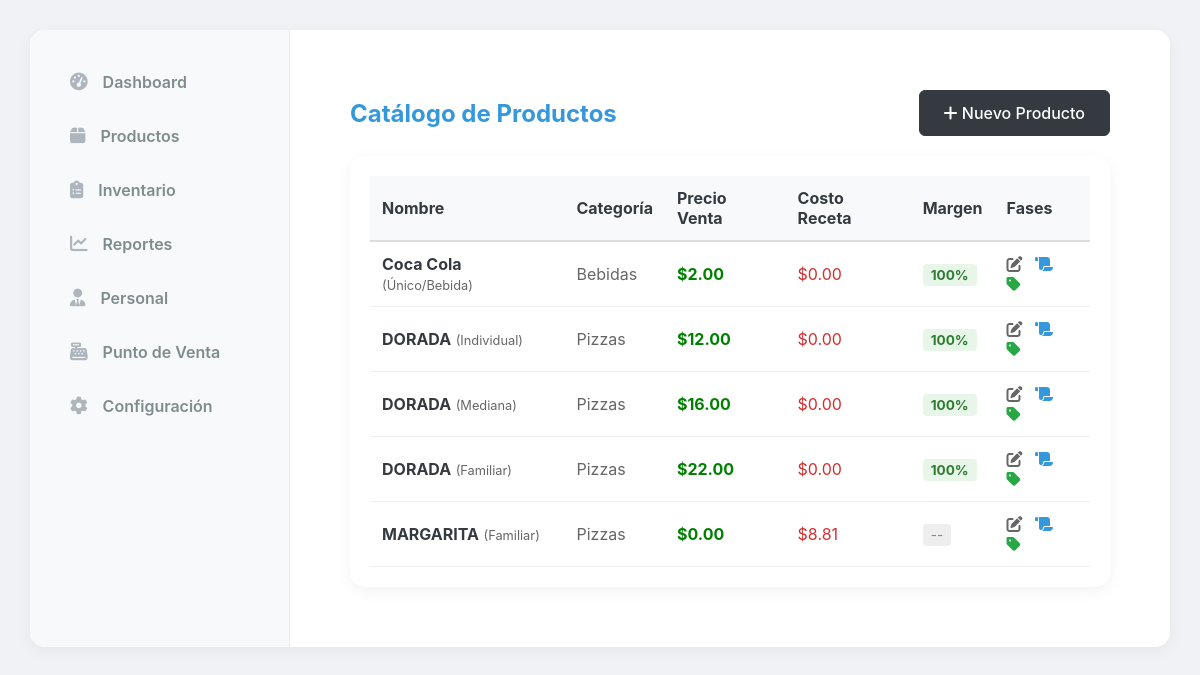
Page /productos/ (signed in) on the earlier database version.
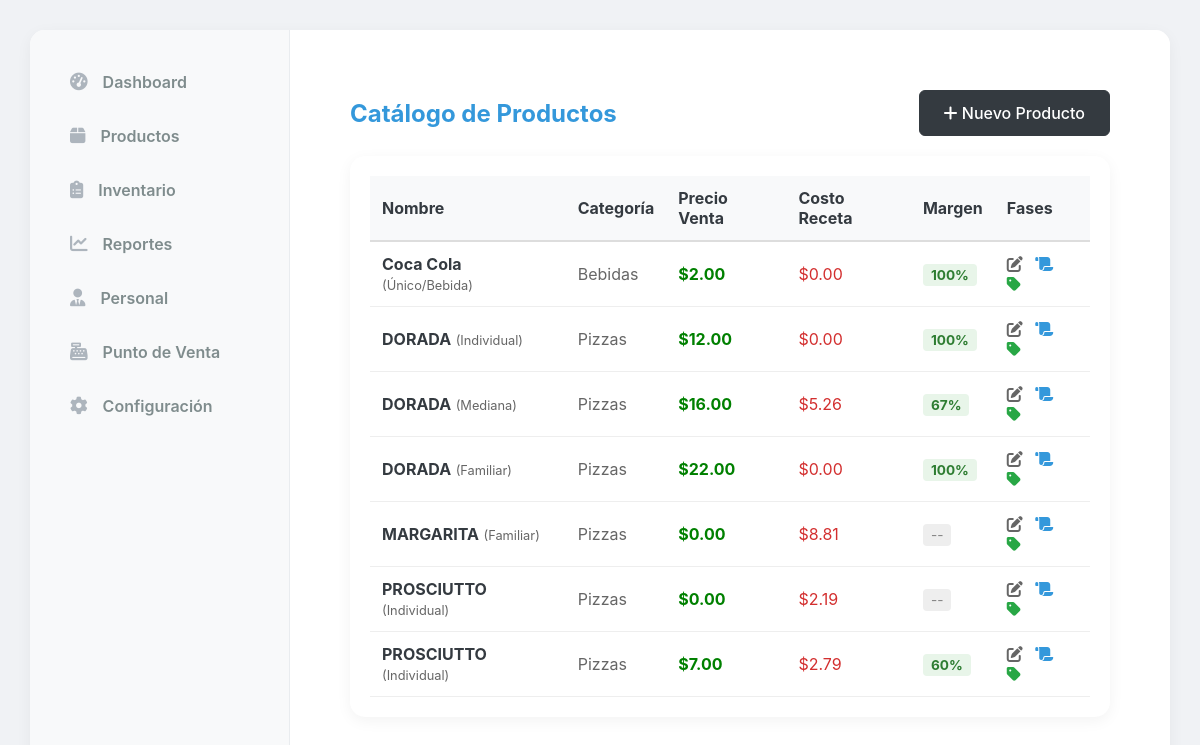
Same page on the later database version.
### tables/models.py (models this page shows, shortened)
class Producto(models.Model):
    OPCIONES_TAMANO = [
        ('IND', 'Individual'),
        ('MED', 'Mediana'),
        ('FAM', 'Familiar'),
        ('UNI', 'Único/Bebida'),
    ]
    nombre = models.CharField(max_length=100)
    precio = models.DecimalField(max_digits=10, decimal_places=2, verbose_name="Precio Venta ($)")
    tamano = models.CharField(max_length=3, choices=OPCIONES_TAMANO, default='UNI')
    categoria = models.ForeignKey(Categoria, on_delete=models.CASCADE, related_name='productos')
    @property
    def margen_ganancia(self):
        if self.precio > 0:
            return (self.ganancia_estimada / self.precio) * 100
        return 0
    @property
    def costo_receta(self):
        total_costo = Decimal('0.00')
        for ingrediente in self.ingredientes.all():
            if ingrediente.insumo:
                total_costo += ingrediente.cantidad * ingrediente.insumo.costo_unitario
        return total_costo
    costo_materia_prima = models.DecimalField(max_digits=10, decimal_places=2, default=0.00, verbose_name="Costo Ingredientes ($)")
    @property
    def costo_indirectos_total(self):
        total = Decimal('0.00')
        for costo in self.costos_adicionales.all():
            total += costo.monto_calculado
        return total
    @property
    def costo_total_real(self):
        return self.costo_receta + self.costo_indirectos_total
    @property
    def ganancia_estimada(self):
        return self.precio - self.costo_total_real

class Categoria(models.Model):
    nombre = models.CharField(max_length=50) # Ej: IND, MED, FAM, BEBIDAS

class IngredienteProducto(models.Model):
    producto = models.ForeignKey(Producto, on_delete=models.CASCADE, related_name='ingredientes')
    insumo = models.ForeignKey(Insumo, on_delete=models.PROTECT, verbose_name="Insumo (Inventario)")
    cantidad = models.DecimalField(max_digits=10, decimal_places=4, help_text="Cantidad a descontar del inventario (Ej: 0.200 para 200g)")

### inventory/models.py (models this page shows, shortened)
class Insumo(models.Model):
    nombre = models.CharField(max_length=200)
    categoria = models.ForeignKey(CategoriaInsumo, on_delete=models.SET_NULL, null=True)
    unidad = models.ForeignKey(UnidadMedida, on_delete=models.PROTECT, verbose_name="Unidad Base (Almacén)")
    costo_unitario = models.DecimalField(max_digits=12, decimal_places=6, default=0, verbose_name="Costo x Gramo ($)")
    stock_actual = models.DecimalField(max_digits=12, decimal_places=3, default=0)
    stock_minimo = models.DecimalField(max_digits=12, decimal_places=3, default=500) # Ej: 500 gramos
    es_materia_prima = models.BooleanField(default=True)
    es_insumo_compuesto = models.BooleanField(default=False)

### tables/views.py (the view)
# urls.py: path('productos/', views.product_list, name='product_list'),
@staff_member_required
def product_list(request):
    productos = Producto.objects.all().order_by('nombre')
    return render(request, 'products/product_list.html', {'productos': productos})

### tables/templates/products/product_list.html (shortened to what this page needs)
{% extends 'base.html' %}
{% block content %}
<div style="padding: 20px;">
    <div style="display: flex; justify-content: space-between; align-items: center; margin-bottom: 20px;">
        <h2 style="color: var(--primary-blue); margin: 0;">Catálogo de Productos</h2>
        <a href="{% url 'product_create' %}" class="add-btn" style="text-decoration: none;">
            <i class="fas fa-plus"></i> Nuevo Producto
        </a>
    </div>
    <div class="card-style">
        <table style="width: 100%; border-collapse: collapse;">
            <thead>
                <tr style="background: #f8f9fa; text-align: left; border-bottom: 2px solid #ddd;">
                    <th style="padding: 12px;">Nombre</th>
                    <th style="padding: 12px;">Categoría</th>
                    <th style="padding: 12px;">Precio Venta</th>
                    <th style="padding: 12px;">Costo Receta</th>
                    <th style="padding: 12px;">Margen</th>
                    <th style="padding: 12px;">Fases</th>
                </tr>
            </thead>
            <tbody>
                {% for prod in productos %}
                <tr style="border-bottom: 1px solid #eee;">
                    <td style="padding: 12px;">
                        <b>{{ prod.nombre }}</b> <span style="font-size: 0.8em; color: #666;">({{ prod.get_tamano_display }})</span>
                    </td>
                    <td style="padding: 12px; color: #666;">{{ prod.categoria.nombre }}</td>
                    <td style="padding: 12px; font-weight: bold; color: green;">${{ prod.precio }}</td>
                    <td style="padding: 12px; color: #d32f2f;">${{ prod.costo_receta|floatformat:2 }}</td>
                    <td style="padding: 12px;">
                        {% if prod.precio == 0 %}
                            <span style="background: #eee; color: #888; padding: 3px 8px; border-radius: 4px; font-size: 0.85em;">
                                --
                            </span>
                        {% elif prod.margen_ganancia >= 30 %}
                            <span style="background: #e8f5e9; color: #2e7d32; padding: 3px 8px; border-radius: 4px; font-size: 0.85em; font-weight: bold;">
                                {{ prod.margen_ganancia|floatformat:0 }}%
                            </span>
                        {% elif prod.margen_ganancia >= 0 %}
                            <span style="background: #fff3cd; color: #856404; padding: 3px 8px; border-radius: 4px; font-size: 0.85em; font-weight: bold;">
                                {{ prod.margen_ganancia|floatformat:0 }}%
                            </span>
                        {% else %}
                            <span style="background: #f8d7da; color: #721c24; padding: 3px 8px; border-radius: 4px; font-size: 0.85em; font-weight: bold; border: 1px solid #f5c6cb;">
                                {{ prod.margen_ganancia|floatformat:0 }}% 📉
                            </span>
                        {% endif %}
                    </td>
                    <td style="padding: 12px;">
                        <a href="{% url 'product_edit_basic' prod.id %}" title="Editar Nombre/Categoría" style="text-decoration: none; color: #666; margin-right: 8px;">
                            <i class="fas fa-edit"></i>
                        </a>
                        <a href="{% url 'recipe_manager' prod.id %}" title="Ingeniería de Receta" style="text-decoration: none; color: var(--primary-blue); margin-right: 8px;">
                            <i class="fas fa-scroll"></i>
                        </a>
                        <a href="{% url 'product_pricing' prod.id %}" title="Ajustar Precio" style="text-decoration: none; color: #28a745;">
                            <i class="fas fa-tag"></i>
                        </a>
                    </td>
                </tr>
                {% empty %}
                <tr>
                    <td colspan="6" style="text-align: center; padding: 20px; color: #888;">No hay productos registrados.</td>
                </tr>
                {% endfor %}
            </tbody>
        </table>
    </div>
</div>
{% endblock %}

Differences in the rows shown:
computed for Producto "Mediana": costo_receta "0.00" → "5.26"; margen_ganancia "100" → "67"
added Producto: nombre "PROSCIUTTO", tamano "Individual", categoria.nombre "Pizzas", precio "0.00", costo_receta "2.19"
added Producto: nombre "PROSCIUTTO", tamano "Individual", categoria.nombre "Pizzas", precio "7.00", costo_receta "2.79", margen_ganancia "60"
